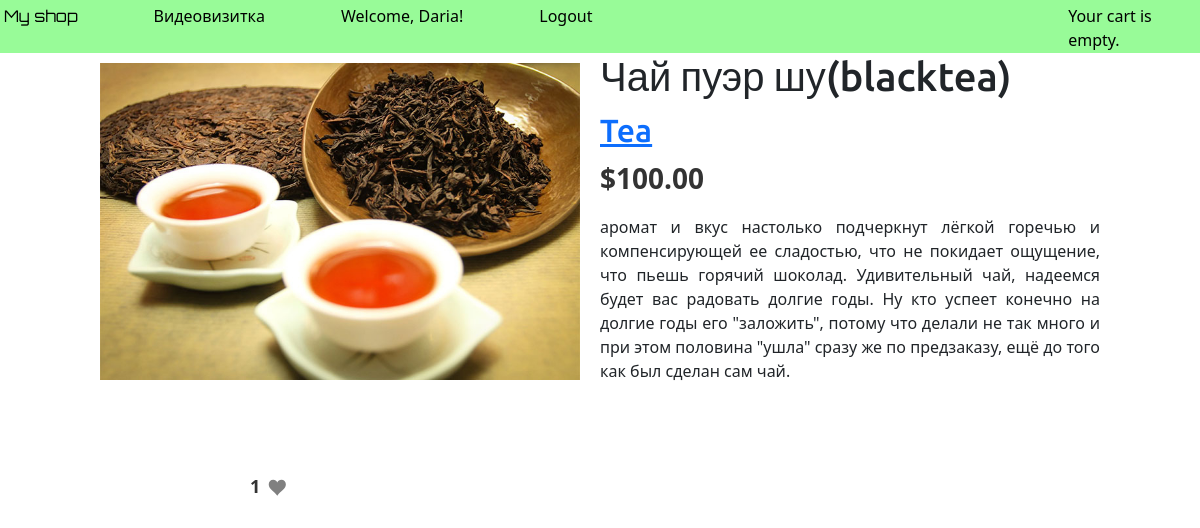
Screenshot of /2/blacktea/ (signed in) with the database file from the repository.
### shop/models.py (models this page shows, shortened)
class Reg(AbstractUser):
    pass
    class Meta:
        verbose_name = 'User'
        verbose_name_plural = 'Users'

class Product(models.Model):
    category = models.ForeignKey(Category,
                                 related_name='products',
                                 on_delete=models.CASCADE)
    name = models.CharField(max_length=200)
    slug = models.SlugField(max_length=200)
    image = models.ImageField(upload_to='products/%Y/%m/%d',
                              blank=True)
    description = models.TextField(blank=True)
    price = models.DecimalField(max_digits=10,
                                decimal_places=2)
    available = models.BooleanField(default=True)
    created = models.DateTimeField(auto_now_add=True)
    updated = models.DateTimeField(auto_now=True)
    users_like = models.ManyToManyField(
        settings.AUTH_USER_MODEL,
        related_name='products_liked',
        blank=True
    )
    class Meta:
        ordering = ['name']
        indexes = [
            models.Index(fields=['id', 'slug']),
            models.Index(fields=['name']),
            models.Index(fields=['-created']),
        ]

class Category(models.Model):
     name = models.CharField(max_length=200)
     slug = models.SlugField(max_length=200,
     unique=True)
     class Meta:
         ordering = ['name']
         indexes = [
         models.Index(fields=['name']),
         ]
         verbose_name = 'category'
         verbose_name_plural = 'categories'
     def __str__(self):
         return self.name
     def get_absolute_url(self):
         return reverse('shop:product_list_by_category',
                        args=[self.slug])

### shop/views.py (the view)
# urls.py: path('<int:id>/<slug:slug>/', views.product_detail, name='product_detail'),
def product_detail(request, id, slug):
     product = get_object_or_404(Product,
         id=id,
         slug=slug,
         available=True)
     return render(request,
     'shop/product/detail.html',
     {'product': product})

### shop/templates/shop/product/detail.html (shortened to what this page needs)
{% extends "shop/base.html" %}
{% load static %}
{% block content %}
<div class="product-detail">
  <img src="{% if product.image %}{{ product.image.url }}{% else %}{% static 'shop/img/no_image.png' %}{% endif %}" alt="{{ product.name }}">
  <h1>{{ product.name }}</h1>
  <h2>
    <a href="{{ product.category.get_absolute_url }}">{{ product.category }}</a>
  </h2>
  <p class="price">${{ product.price }}</p>
  {{ product.description|linebreaks }}
</div>
{% with total_likes=product.users_like.count users_like=product.users_like.all %}
<form id="like-form" method="post">
  <div id="likes">
    <span class="total">{{ total_likes }}</span>
    <a href="#"
       id="like-btn"
       data-id="{{ product.id }}"
       data-action="{% if request.user in users_like %}unlike{% else %}like{% endif %}"
       class="like-icon"
       aria-label="Like button">
      <svg width="24" height="24" viewBox="0 0 640 480" xmlns="http://www.w3.org/2000/svg"
           fill="{% if request.user in users_like %}red{% else %}gray{% endif %}">
        <path d="M219.28949,21.827393c-66.240005,0 -119.999954,53.76001 -119.999954,120
                 0,134.755524 135.933151,170.08728 228.562454,303.308044
                 c87.574219,-132.403381 228.5625,-172.854584 228.5625,-303.308044
                 c0,-66.23999 -53.759888,-120 -120,-120
                 c-48.047913,0 -89.401611,28.370422 -108.5625,69.1875
                 c-19.160797,-40.817078 -60.514496,-69.1875 -108.5625,-69.1875z"/>
      </svg>
    </a>
  </div>
</form>
{% endwith %}
{% endblock %}

### shop/templates/shop/base.html (shortened to what this page needs)
{% load static %}
<!DOCTYPE html>
<html>
 <head>
 <link href="{% static 'shop/css/base.css' %}" rel="stylesheet">
  <link rel="stylesheet" href="https://cdn.jsdelivr.net/npm/bootstrap@5.3.2/dist/css/bootstrap.min.css">
<link rel="stylesheet" href="https://cdnjs.cloudflare.com/ajax/libs/font-awesome/6.5.0/css/all.min.css" />
 </head>
 <body>
 {% load static %}
  <div id="header">
    <a href="/" class="logo">My shop</a>
  </div>
  <div id="subheader">
    <a href="/" class="logo">My shop</a>
      <a href="{% url 'shop:video' %}">Видеовизитка</a>
      <span class="user">
{% if request.user.is_authenticated %}
    <a>Welcome, {{ request.user.username }}!</a>
          <a href="{% url 'shop:logout_form' %}">Logout</a>
{% else %}
    <a>Welcome, Guest!</a>
           <a href="{% url 'shop:register' %}">Log-in</a>
{% endif %}
 </span>
    <div class="cart">
      <a>Your cart is empty.</a>
         </div>
    </div>
  <div id="content">
    {% block content %}
    {% endblock %}
  </div>
</body>
</html>

### shop/static/shop/css/base.css (style rules this page uses)
body { margin:0; padding:0; font-family:helvetica, sans-serif; z-index: 0; }
h1, h2, h3, h4, h5 , h6 { font-family: 'Ubuntu', sans-serif; font-weight:normal; }
a { text-decoration:none; color:#5993bb; }
#header { position: fixed; padding: 10px 100px; font-size: 18px; overflow: auto; z-index: 2000; }
#subheader { z-index: 2000; top:0; position: fixed!important; background: #98FB98; padding: 1px; text-align: left; left: 0; width: 100%; }
#subheader a { text-align:left; color: black; text-decoration: none; font-size: 16px; margin-top:3px; display: inline-block; transition: background 0.3s, color 0.3s; margin-left:6%; }
#subheader .logo { margin-left:3px; font-family: "Orbitron", serif; font-optical-sizing: auto; font-weight: <weight>; font-style: normal; }
#header .logo { font-family: 'Ubuntu', sans-serif; float:left; color:#333; font-size:22px; margin-right:10%; }
#subheader .cart { float:right; }
#content { padding:0 100px; overflow:hidden; z-index:0; }
.product-detail { text-align:justify; margin-bottom: 90px ; }
.product-detail .price { color:#333; font-size:28px; font-weight:bold; }
.product-detail img { width:500px; float:left; padding:0 20px 20px 0; margin-top:10px; }
.product-detail h1 { margin-bottom:0; }
.product-detail h2 { margin-top:10px; }
#header, .cart, #content { position: relative; z-index: 10; }
form { padding-left:25%; }
#likes { font-size: 18px; font-weight: bold; color: #333; margin-left:-100px; }

### rows the page displays
Reg: user.username "Daria"
Product: image (picture), name "Чай пуэр шу(blacktea)", category "Tea", price "100.00", description "аромат и вкус настолько подчеркнут лёгкой горечью и компенсирующей ее сладостью, что не покидает ощущение, что пьешь горячий шоколад. Удивительный чай, надеемся будет вас радовать долгие годы. Ну кто успеет конечно на долгие годы его \"заложить\", потому что делали не так много и при этом половина \"ушла\" сразу же по предзаказу, ещё до того как был сделан сам чай."

### other values shown
{{ total_likes }} "1"
